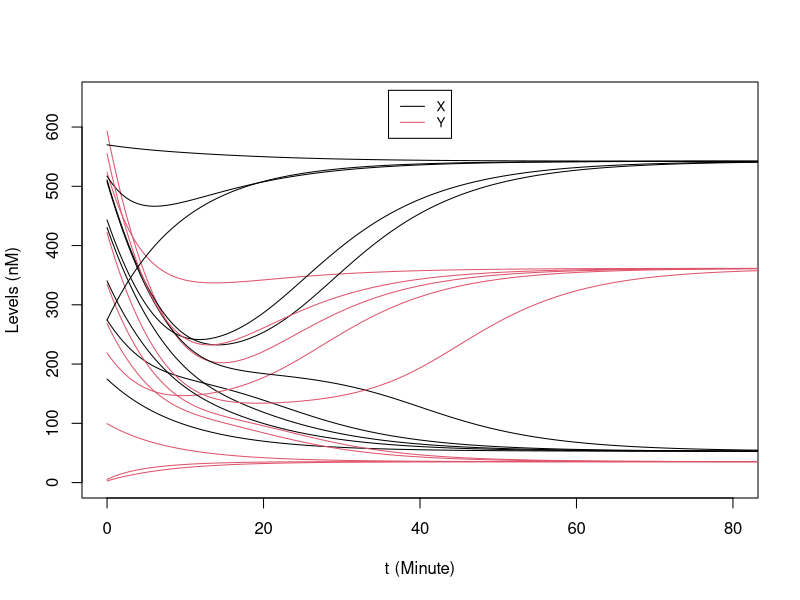
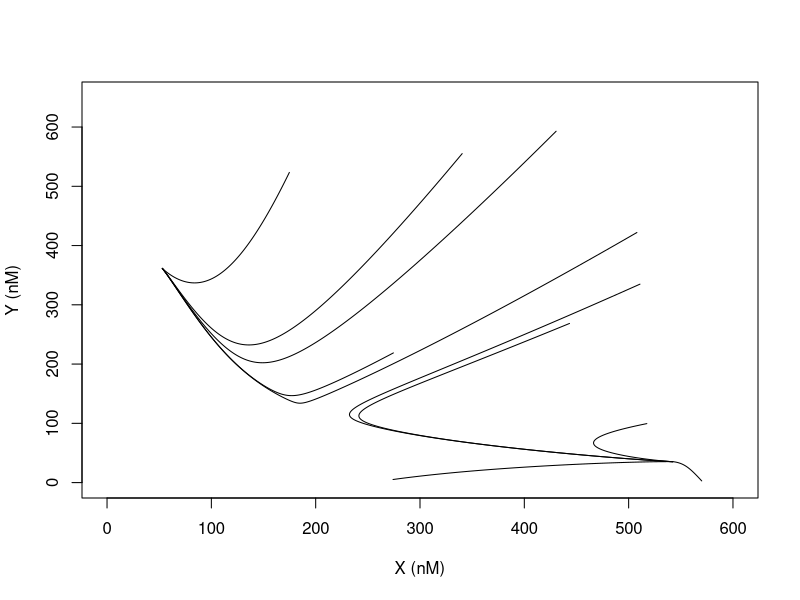
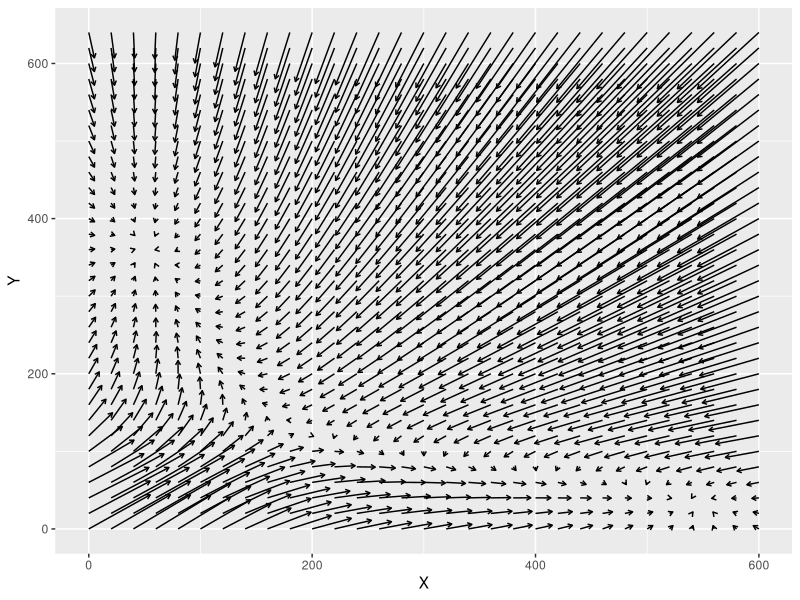
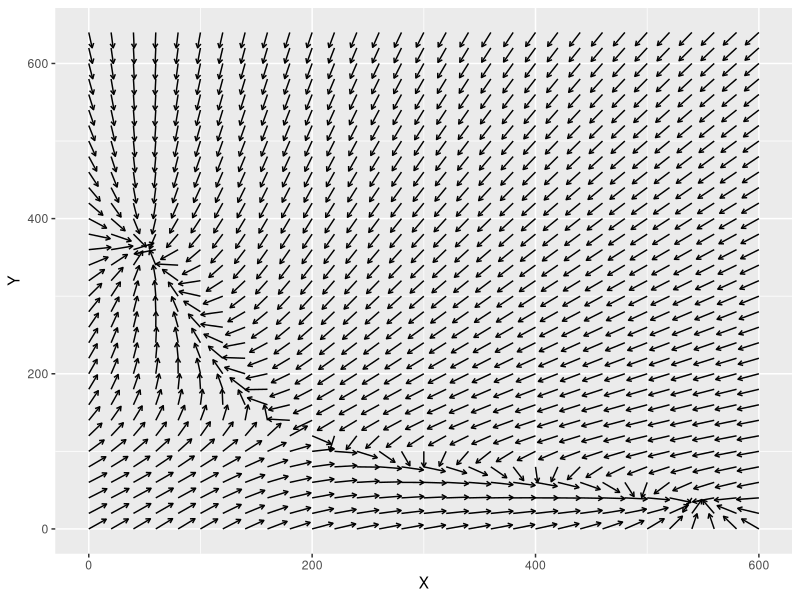
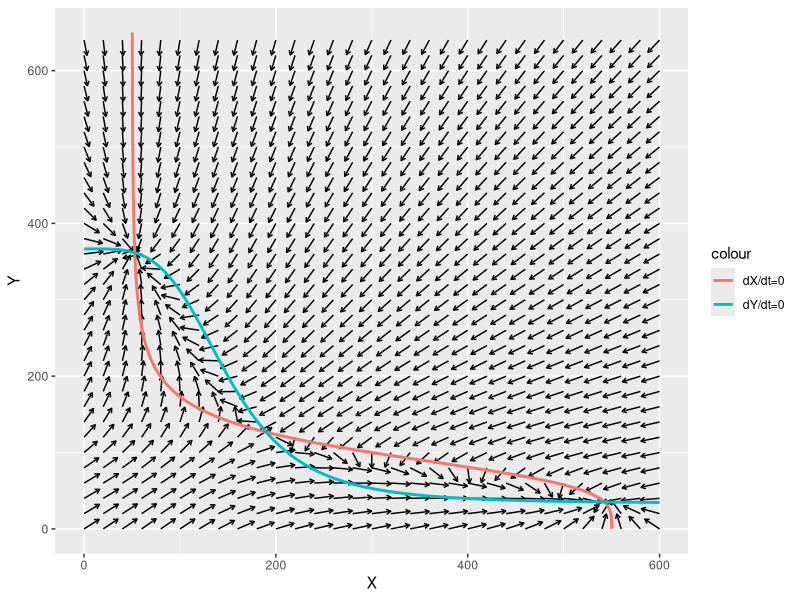
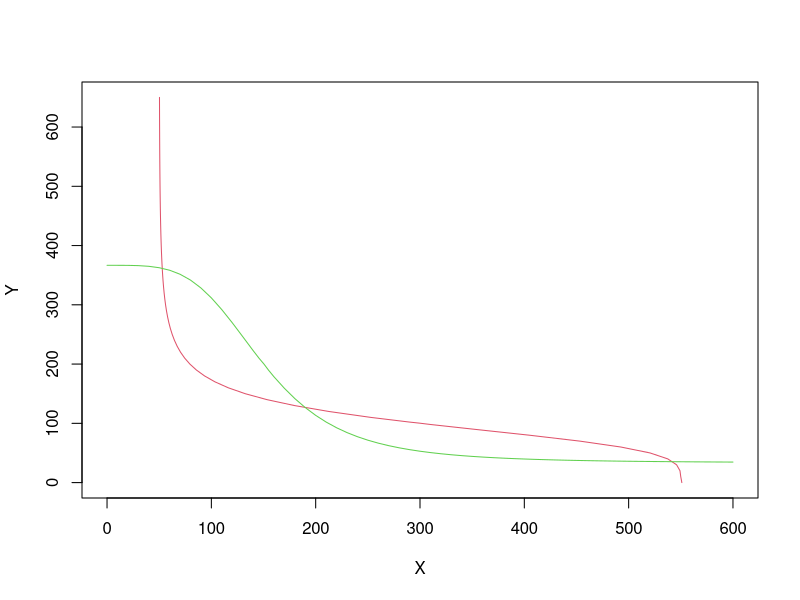

Here is the R script that generated these plots, in order:
## ---- chunk 1
knitr::opts_chunk$set(echo = TRUE)
## ---- chunk 2
hill_inh <- function(X,X0,n) {
  a = (X/X0)**n
  return(1/(1+a))
}

derivs_ts <- function(t, Xs) {
  X = Xs[1]
  Y = Xs[2]
  dxdt = 5 + 50 * hill_inh(Y, 100, 4) - 0.1 * X
  dydt = 4 + 40 * hill_inh(X, 150, 4) - 0.12 * Y
  return(c(dxdt, dydt))
}
## ---- chunk 3
# 4th order Runge-Kutta (RK4)
RK4_2D <- function(derivs, init, t.total, dt){
  # derivs: the function of the derivatives 
  # init: initial condition in c(X0, Y0)
  # t.total: total simulation time, assuming t starts from 0 at the beginning
  # dt: time step size 
  t_all = seq(0, t.total, by=dt)
  n_all = length(t_all)
  X_all = matrix(0, nrow = n_all, ncol = 2)
  X_all[1,] = init 
  df_half = dt/2
  for (i in 1:(n_all-1)) {
    t_0= t_all[i]
    t_0.5 = t_0 + 0.5*dt
    t_1 = t_0 + dt
    k1 = dt * derivs(t_0,X_all[i,])
    k2 = dt * derivs(t_0.5,X_all[i,] + k1/2)
    k3 = dt * derivs(t_0.5,X_all[i,] + k2/2)
    k4 = dt * derivs(t_1,X_all[i,] + k3)
    X_all[i+1,] = X_all[i,] + (k1+2*k2+2*k3+k4)/6
  }
  return(cbind(t_all, X_all))   # the output is a matrix of t & X(t) for all time steps
}

set.seed(77)   # set the seed for the random number generator, remove this line to generate more random initial conditions
X_init_all = array(runif(20, 0, 600), dim = c(10,2)) # generate 10 random initial conditions

t.total = 100
dt  = 0.1
plot(NULL, xlab="t (Minute)", ylab="Levels (nM)", xlim=c(0,80), ylim=c(0,650)) 
for(i in seq_len(nrow(X_init_all))){
  results = RK4_2D(derivs_ts, X_init_all[i,], t.total, dt)
  lines(results[,1], results[,2], col = 1)
  lines(results[,1], results[,3], col = 2)
}
legend("top", inset=0.02, legend = c("X", "Y"),
       col=1:2, lty=1, cex=0.8)
## ---- chunk 4
plot(NULL, xlab="X (nM)", ylab="Y (nM)", xlim=c(0,600), ylim=c(0,650)) 
for(i in seq_len(nrow(X_init_all))){
  results = RK4_2D(derivs_ts, X_init_all[i,], t.total, dt)
  lines(results[,2], results[,3], col = 1)
}
## ---- chunk 5
library(ggplot2)

X_all = seq(0, 600, by=20)   # all X grids
Y_all = seq(0, 650, by=20)   # all Y grids
XY_all = expand.grid(X_all, Y_all)   # all combinations of X and Y

results = t(apply(XY_all, MARGIN=1, function(Xs) {return(c(Xs, derivs_ts(0, Xs)))})) # generate all vector field data
colnames(results) = c("X", "Y", "dX", "dY")

ggplot(data=as.data.frame(results), aes(x=X, y=Y)) + 
  geom_segment(aes(xend=X+dX, yend=Y+dY), arrow = arrow(length = unit(0.05,"in")))

## ---- chunk 6

results_unit = t(apply(XY_all, MARGIN=1, function(Xs) {
  v = derivs_ts(0, Xs)
  v_norm = v / sqrt(v[1]**2 + v[2]**2)
  return(c(Xs, v_norm))})) # generate all vector field data
colnames(results_unit) = c("X", "Y", "dX", "dY")

p1 = ggplot(data=as.data.frame(results_unit), aes(x=X, y=Y)) + 
  geom_segment(aes(xend=X+20*dX, yend=Y+20*dY), arrow = arrow(length = unit(0.05,"in")))
p1
## ---- chunk 7
X_all = seq(0, 600, by=1)   # all X grids
Y_all = seq(0, 650, by=1)   # all Y grids

nullcline1 <- function(Y) {
  X= (5 + 50 * hill_inh(Y, 100, 4))/0.1 
  return(cbind(X, Y))
}
nullcline2 <- function(X) {
  Y = (4 + 40 * hill_inh(X, 150, 4))/0.12
  return(cbind(X, Y))
}

null1 = nullcline1(Y_all)
null2 = nullcline2(X_all)

p1 +
  geom_line(data = as.data.frame(null1), aes(x=X, y=Y, colour = "dX/dt=0"), size=1) + 
  geom_line(data = as.data.frame(null2), aes(x=X, y=Y, colour = "dY/dt=0"), size=1) 

## ---- chunk 8
X_all = seq(0, 600, by=10)   # all X grids
Y_all = seq(0, 650, by=10)   # all Y grids
nX = length(X_all)
nY = length(Y_all)
XY_all = expand.grid(X_all, Y_all)   # all combinations of X and Y

results = t(apply(XY_all, MARGIN=1, function(Xs) {return(c(Xs, derivs_ts(0, Xs)))})) # generate all vector field data
z_X = array(results[,3], dim = c(nX, nY))
z_Y = array(results[,4], dim = c(nX, nY))

contour(X_all, Y_all, z_X, levels = 0, col = 2, xlab = "X", ylab = "Y", drawlabels = F)
contour(X_all, Y_all, z_Y, levels = 0, col = 3, add = TRUE, drawlabels = F)
## ---- chunk 9

